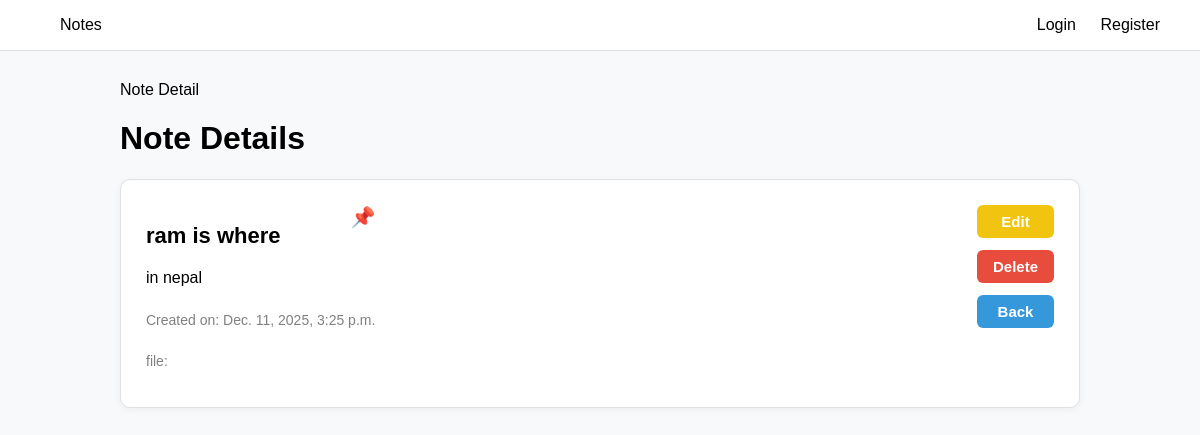
Screenshot of /7/note-detail/ with the database file from the repository.
### notes/models.py (models this page shows, shortened)
class Note(models.Model):
    title = models.CharField(max_length=50)
    content = models.TextField()
    file = models.FileField(upload_to="notes_files", null=True, blank=True)
    pinned = models.BooleanField(default=False)
    created_at = models.DateTimeField(auto_now_add=True)

### notes/views.py (the view)
# urls.py: path("<int:pk>/note-detail/", views.Note_detail.as_view(), name="detail"),
class Note_detail(DetailView):
    model = Note
    template_name='notes_detail.html'

### templates/notes_detail.html
{% extends "base.html" %}
{% block content %}
{% load static %}
{% block title %} Note Detail {% endblock title %}
<h1>Note Details</h1>
<div class="card">
    <div class="card-content">
        <span class="pinned">📌</span>
        <h2>{{ object.title }}</h2>
        <p>{{ object.content }}</p>
        <p><small>Created on: {{ object.created_at }}</small></p>
        <p><small>file:{{ object.file }}</small></p>
    </div>
    <div class="card-sidebar">
        <a href="{% url 'edit' object.pk %}" class="btn btn-edit">Edit</a>
        <a href="{% url 'delete' object.pk %}" class="btn btn-delete">Delete</a>
        <a href="{% url 'list' %}" class="btn btn-view">Back</a>
    </div>
</div>
{% endblock content %}

### templates/base.html (style rules this page uses)
body { font-family: Arial, sans-serif; margin: 0; background: #f8f9fa; }
.btn { background: #1a73e8; border: none; padding: 10px 18px; color: #fff; border-radius: 5px; cursor: pointer; font-size: 15px; text-decoration: none; }
.card { background: #fff; padding: 20px; border-radius: 8px; margin-bottom: 20px; border: 1px solid #e0e0e0; display: flex; justify-content: space-between; align-items: center; }
.pinned { float: right; font-size: 20px; color: gray; }
.card-sidebar { display: flex; flex-direction: column; gap: 8px; }
.card-sidebar .btn { display: inline-block; padding: 8px 16px; text-align: center; border-radius: 6px; font-weight: 600; text-decoration: none; color: #fff; }
.btn-view { background-color: #3498db; }
.btn-edit { background-color: #f1c40f; color: #000; }
.btn-delete { background-color: #e74c3c; }
.card { background: #fff; padding: 25px; border-radius: 10px; margin-bottom: 25px; border: 1px solid #e0e0e0; display: flex; justify-content: space-between; align-items: flex-start; gap: 20px; box-shadow: 0 2px 8px rgba(0,0,0,0.05); }
.card h2 { font-size: 22px; margin-bottom: 10px; }
.card p { font-size: 16px; line-height: 1.6; margin-bottom: 8px; }
.card small { font-size: 14px; color: gray; }
.card-sidebar { display: flex; flex-direction: column; gap: 12px; }

### rows the page displays
Note: title "ram is where", content "in nepal", created_at "Dec. 11, 2025, 3:25 p.m."
